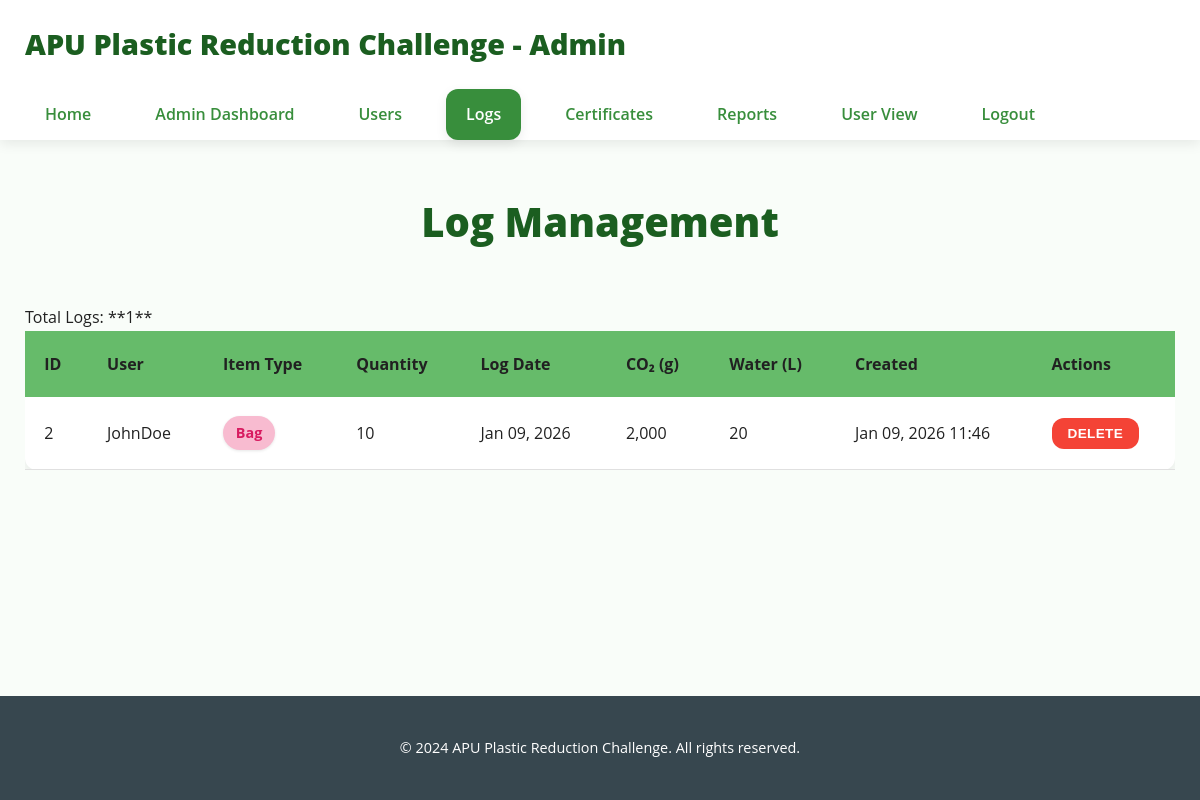
Screenshot of /admin/logs.php (signed in) with the database file from the repository.
### tables this page shows
CREATE TABLE IF NOT EXISTS `logs` (
  `log_id` int NOT NULL AUTO_INCREMENT,
  `user_id` int NOT NULL,
  `factor_id` int NOT NULL,
  `quantity` int NOT NULL,
  `log_date` date NOT NULL,
  `co2_saved` decimal(10,2) NOT NULL,
  `water_saved` decimal(10,2) NOT NULL,
  `created_at` timestamp NULL DEFAULT CURRENT_TIMESTAMP,
  PRIMARY KEY (`log_id`),
  KEY `factor_id` (`factor_id`),
  KEY `idx_user_date` (`user_id`,`log_date`),
  KEY `idx_log_date` (`log_date`)
);

CREATE TABLE IF NOT EXISTS `users` (
  `user_id` int NOT NULL AUTO_INCREMENT,
  `username` varchar(50) NOT NULL,
  `email` varchar(100) NOT NULL,
  `password_hash` varchar(255) NOT NULL,
  `role` enum('guest','participant','admin') DEFAULT 'guest',
  `status` enum('active','inactive') DEFAULT 'active',
  `created_at` timestamp NULL DEFAULT CURRENT_TIMESTAMP,
  `last_login` timestamp NULL DEFAULT NULL,
  PRIMARY KEY (`user_id`),
  UNIQUE KEY `username` (`username`),
  UNIQUE KEY `email` (`email`),
  KEY `idx_username` (`username`),
  KEY `idx_email` (`email`)
);

CREATE TABLE IF NOT EXISTS `environmental_factors` (
  `factor_id` int NOT NULL AUTO_INCREMENT,
  `item_type` enum('bottle','bag','container') NOT NULL,
  `co2_saved_grams` decimal(8,2) NOT NULL,
  `water_saved_liters` decimal(8,2) NOT NULL,
  `data_source` varchar(255) NOT NULL,
  `last_updated` timestamp NULL DEFAULT CURRENT_TIMESTAMP ON UPDATE CURRENT_TIMESTAMP,
  `is_active` tinyint(1) DEFAULT '1',
  PRIMARY KEY (`factor_id`),
  UNIQUE KEY `item_type` (`item_type`)
);

### includes/functions.php (called while the page is built, shortened)
<?php
function formatNumber($number) {
    return number_format($number, 0);
}
?>

### admin/logs.php (the view, shortened to what this page needs)
<?php
require_once '../includes/functions.php';
$page = isset($_GET['page']) ? max(1, intval($_GET['page'])) : 1;
$per_page = 20;
$offset = ($page - 1) * $per_page;
$conn = getDBConnection();
$total_result = $conn->query("SELECT COUNT(*) as total FROM logs");
$total_logs = $total_result->fetch_assoc()['total'];
$logs = $conn->query("
    SELECT
        l.*,
        u.username,
        e.item_type    -- Retrieves item_type from the linked environmental_factors table
    FROM logs l
    JOIN users u ON l.user_id = u.user_id
    JOIN environmental_factors e ON l.factor_id = e.factor_id -- JOIN condition
    ORDER BY l.log_date DESC, l.created_at DESC
    LIMIT $per_page OFFSET $offset
")->fetch_all(MYSQLI_ASSOC);
?>
<!DOCTYPE html>
<html lang="en">
<head>
    <link rel="stylesheet" href="../css/style.css">
</head>
<body>
    <header class="main-header">
        <div class="container">
            <div class="header-content">
                <a href="dashboard.php" class="site-title">
                    <h1><?php echo SITE_NAME; ?> - Admin</h1>
                </a>
            </div>
            <nav class="main-nav">
                <a href="../index.php" class="nav-link">Home</a>
                <a href="dashboard.php" class="nav-link">Admin Dashboard</a>
                <a href="users.php" class="nav-link">Users</a>
                <a href="logs.php" class="nav-link active">Logs</a>
                <a href="certificates.php" class="nav-link">Certificates</a>
                <a href="reports.php" class="nav-link">Reports</a>
                <a href="../dashboard.php" class="nav-link">User View</a>
                <a href="?logout=1" class="nav-link">Logout</a>
            </nav>
        </div>
    </header>
    <main class="main-content">
        <div class="container">
            <h2 class="section-title">Log Management</h2>
            <p>Total Logs: **<?php echo formatNumber($total_logs); ?>**</p>
            <div class="table-responsive">
                <table class="data-table">
                    <thead>
                        <tr>
                            <th>ID</th>
                            <th>User</th>
                            <th>Item Type</th>
                            <th>Quantity</th>
                            <th>Log Date</th>
                            <th>CO₂ (g)</th>
                            <th>Water (L)</th>
                            <th>Created</th>
                            <th>Actions</th>
                        </tr>
                    </thead>
                    <tbody>
                        <?php if (empty($logs)): ?>
                            <tr>
                                <td colspan="9" class="text-center">No logs found</td>
                            </tr>
                        <?php else: ?>
                            <?php foreach ($logs as $log): ?>
                                <tr>
                                    <td><?php echo $log['log_id']; ?></td>
                                    <td><?php echo htmlspecialchars($log['username']); ?></td>
                                    <td><span class="item-badge item-<?php echo $log['item_type']; ?>"><?php echo ucfirst($log['item_type']); ?></span></td>
                                    <td><?php echo formatNumber($log['quantity']); ?></td>
                                    <td><?php echo date('M d, Y', strtotime($log['log_date'])); ?></td>
                                    <td><?php echo formatNumber($log['co2_saved']); ?></td>
                                    <td><?php echo formatNumber($log['water_saved']); ?></td>
                                    <td><?php echo date('M d, Y H:i', strtotime($log['created_at'])); ?></td>
                                    <td>
                                        <form method="POST" style="display: inline;" class="delete-form">
                                            <button type="submit" name="delete_log" class="btn btn-delete confirm-delete" title="Permanently delete this log entry">
                                                Delete
                                            </button>
                                        </form>
                                    </td>
                                </tr>
                            <?php endforeach; ?>
                        <?php endif; ?>
                    </tbody>
                </table>
            </div>
        </div>
    </main>
    <footer class="main-footer">
        <div class="container">
            <p>&copy; 2024 <?php echo SITE_NAME; ?>. All rights reserved.</p>
        </div>
    </footer>
</body>
</html>

### css/style.css (style rules this page uses)
:root { --primary-color: #388e3c; --primary-dark: #1b5e20; --primary-light: #66bb6a; --secondary-color: #c8e6c9; --accent-color: #ffc107; --accent-dark: #f57c00; --success-color: #4caf50; --error-color: #f44336; --warning-color: #ff9800; --info-color: #2196f3; --text-primary: #212121; --text-secondary: #616161; --text-light: #ffffff; --bg-primary: #ffffff; --bg-secondary: #f9fdf9; --bg-dark: #37474f; --border-color: #e0e0e0; --border-radius: 12px; --box-shadow: 0 4px 12px rgba(0, 0, 0, 0.08); --box-shadow-hover: 0 8px 20px rgba(0, 0, 0, 0.12); --shadow-inset: inset 0 2px 4px rgba(0, 0, 0, 0.05); --transition: all 0.4s cubic-bezier(0.25, 0.8, 0.25, 1); }
* { margin: 0; padding: 0; box-sizing: border-box; }
body { font-family: 'Open Sans', 'Segoe UI', Roboto, 'Helvetica Neue', Arial, sans-serif; line-height: 1.7; color: var(--text-primary); background-color: var(--bg-secondary); min-height: 100vh; display: flex; flex-direction: column; }
a { text-decoration: none; color: var(--primary-color); transition: var(--transition); }
.site-title h1 { font-size: 1.8rem; font-weight: 800; color: var(--primary-dark); }
.container { width: 100%; max-width: 1280px; margin: 0 auto; padding: 0 25px; }
.main-header { background-color: var(--bg-primary); box-shadow: var(--box-shadow); position: static !important; top: auto !important; z-index: 1000; }
.header-content { display: flex; justify-content: space-between; align-items: center; padding: 1.25rem 0; flex-wrap: wrap; gap: 1.5rem; }
.main-nav { display: flex; gap: 1.5rem; align-items: center; flex-wrap: wrap; transition: var(--transition); }
.nav-link { padding: 0.75rem 1.25rem; border-radius: var(--border-radius); transition: var(--transition); font-weight: 600; white-space: nowrap; }
.nav-link.active { background-color: var(--primary-color); color: var(--text-light); box-shadow: var(--box-shadow); }
.main-content { flex: 1; padding: 3rem 0; }
.btn { display: inline-block; padding: 0.8rem 1.8rem; border-radius: 25px; font-weight: 700; text-align: center; cursor: pointer; border: none; transition: var(--transition); font-size: 1rem; text-transform: uppercase; letter-spacing: 0.5px; }
.btn-delete, .btn-danger { background-color: var(--error-color); color: var(--text-light); padding: 0.6rem 1.2rem; border-radius: var(--border-radius); font-weight: 600; font-size: 0.9rem; cursor: pointer; border: none; transition: var(--transition); text-transform: uppercase; letter-spacing: 0.3px; }
.delete-form { display: inline-block; margin: 0; }
.delete-form .btn-delete { padding: 0.5rem 1rem; font-size: 0.85rem; }
.section-title { text-align: center; font-size: 2.5rem; margin-bottom: 3rem; color: var(--primary-dark); font-weight: 800; }
.table-responsive { overflow-x: auto; }
.data-table { width: 100%; background: var(--bg-primary); border-radius: var(--border-radius); box-shadow: var(--box-shadow); border-collapse: collapse; }
.data-table thead { background-color: var(--primary-light); color: var(--text-primary); }
.data-table th, .data-table td { padding: 1.2rem; text-align: left; }
.data-table tbody tr { border-bottom: 1px solid var(--border-color); }
.item-badge { display: inline-block; padding: 0.3rem 0.8rem; border-radius: 20px; font-size: 0.9rem; font-weight: 700; box-shadow: 0 1px 3px rgba(0, 0, 0, 0.1); }
.item-bag { background-color: #f8bbd0; color: #d81b60; }
.main-footer { background-color: var(--bg-dark); color: var(--text-light); padding: 2.5rem 0; text-align: center; margin-top: auto; font-size: 0.9rem; }
.main-footer p { margin: 0; }

### rows the page displays
logs: log_id "2", user.username "JohnDoe", factor.item_type "Bag", quantity "10", log_date "Jan 09, 2026", co2_saved "2,000", water_saved "20", created_at "Jan 09, 2026 11:46"

### other values shown
SITE_NAME "APU Plastic Reduction Challenge"
formatNumber($total_logs) "1"
